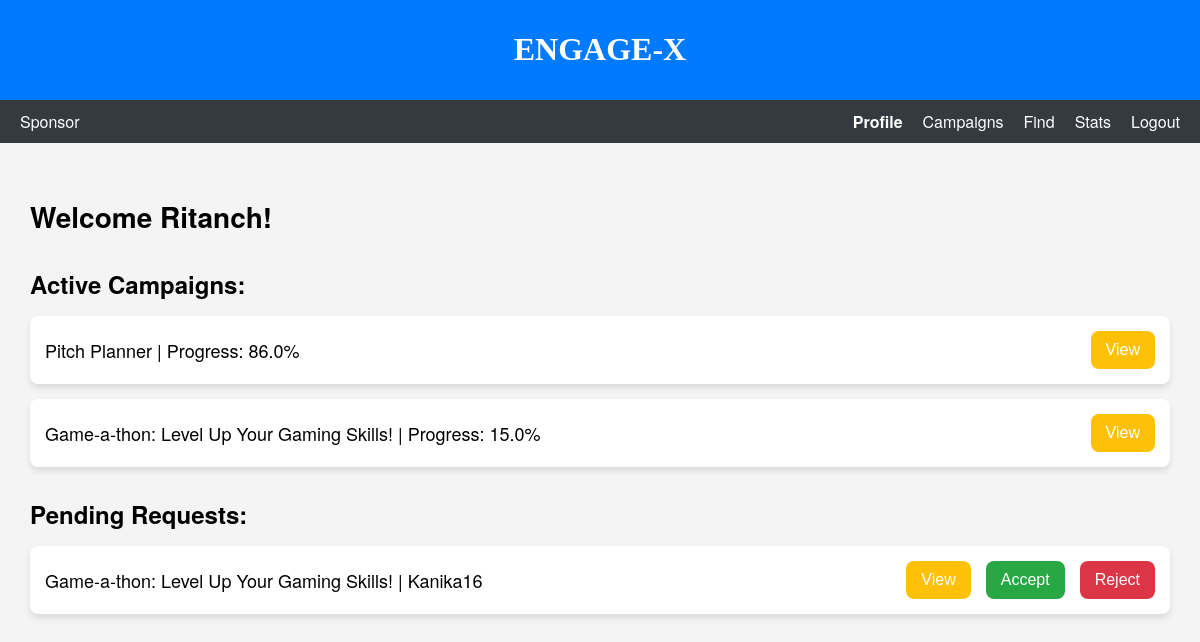
/sdashboard (signed in), run on the app's committed database.
### models.py (models this page shows, shortened)
class Profile(db.Model):
    __tablename__ = "profile"
    id = db.Column(db.Integer, primary_key=True, autoincrement=True)
    user_id = db.Column(db.Integer, db.ForeignKey("user.id"), nullable=False)
    name = db.Column(db.String, nullable=False)
    industry = db.Column(db.String)
    niche = db.Column(db.String)
    reach = db.Column(db.Integer)
    funds = db.Column(db.Float)
    user = db.relationship('User', back_populates='profile')

class Campaign(db.Model):
    __tablename__ = "campaign"
    id = db.Column(db.Integer, primary_key=True, autoincrement=True)
    sponsor_id = db.Column(db.Integer, db.ForeignKey("user.id"), nullable=False)
    title = db.Column(db.String, nullable=False)
    description = db.Column(db.String, nullable=False)
    goals = db.Column(db.Text, nullable=False)
    start_date = db.Column(db.String, nullable=False)
    days = db.Column(db.Integer, nullable=False)
    funds = db.Column(db.Float, nullable=False)
    visibility = db.Column(db.String, nullable=False)  # public or private
    sponsor = db.relationship('User', back_populates='campaigns')
    ad_requests = db.relationship('AdRequest', back_populates='campaign')
    def get_end_date(self):
        start_date_obj = datetime.strptime(self.start_date, "%Y-%m-%d")
        end_date_obj = start_date_obj + timedelta(days=self.days)
        return end_date_obj.strftime("%Y-%m-%d")
    def get_progress(self):
        start_date_obj = datetime.strptime(self.start_date, "%Y-%m-%d")
        today = datetime.today()
        elapsed_days = (today - start_date_obj).days
        progress = "{:.2f}".format((elapsed_days / self.days) * 100)  # Format progress to 2 decimal places
        progress = min(max(float(progress), 0), 100)  # Ensure progress is between 0 and 100
        return progress

class User(db.Model):
    __tablename__ = "user"
    id = db.Column(db.Integer, primary_key=True, autoincrement=True)
    username = db.Column(db.String, nullable=False)
    email = db.Column(db.String, nullable=False)
    role = db.Column(db.String, nullable=False) # admin , sponsor or influencer
    password = db.Column(db.String, nullable=False)
    is_flagged = db.Column(db.Boolean, default=False, nullable=False)  # New attribute for flagging users
    profile = db.relationship('Profile', back_populates='user', uselist=False)
    campaigns = db.relationship('Campaign', back_populates='sponsor')
    ad_requests = db.relationship('AdRequest', back_populates='influencer')

### app.py (the view)
@app.route('/sdashboard', methods = ['GET', 'POST'])
def sdashboard():
    sponsor = Profile.query.filter(Profile.user_id == current_userID).first()
    name = sponsor.name
    today = datetime.today()
    dat = Campaign.query.filter(Campaign.sponsor_id == current_userID).all()
    for campaign in dat:
        campaign.end_date = campaign.get_end_date()
        campaign.progress = campaign.get_progress()
    active_campaigns = [campaign for campaign in dat if datetime.strptime(campaign.start_date, "%Y-%m-%d")
                        <= today <= datetime.strptime(campaign.end_date, "%Y-%m-%d")]
    ad_requests = AdRequest.query.join(Campaign).filter(
        Campaign.sponsor_id == current_userID,
        AdRequest.initiator == 'influencer',
        AdRequest.status == 'Pending').all()
    requests_data = []
    for request in ad_requests:
        influencer = User.query.filter(User.id == request.influencer_id).first()
        requests_data.append({
            'campaign_title': request.campaign.title,
            'influencer_username': influencer.username,
            'request_id': request.id
        })
    today_date = today.strftime("%Y-%m-%d")
    return rt('sdashboard.html',
              name =name,
              campaigns = active_campaigns,
              requests = requests_data,
              today_date = today_date,
              userID = current_userID)

### templates/sdashboard.html (shortened to what this page needs)
<!DOCTYPE html>
<html lang="en">
<head>
    <link rel="stylesheet" href="/static/css/sdashboard.css">
</head>
<body>
    <header>
        <h1>ENGAGE-X</h1>
    </header>
    <nav class="navbar">
        <div class="navbar-left">
            <span>Sponsor</span>
        </div>
        <div class="navbar-right">
            <a href="#" class="active" id="profile-link">Profile</a>
            <a href="{{ url_for('scampaigns') }}" id="campaigns-link">Campaigns</a>
            <a href="{{ url_for('find_sponsor') }}" id="find-link">Find</a>
            <a href="#">Stats</a>
            <a href="{{ url_for('logout') }}">Logout</a>
        </div>
    </nav>
    <main>
        <div class="dashboard-container">
            <h2>Welcome {{ name }}!</h2>
            <section class="active-campaigns">
                <h3>Active Campaigns:</h3>
                {% if campaigns %}
                    {% for campaign in campaigns %}
                    <div class="campaign">
                        <span>{{ campaign.title }} | Progress: {{ campaign.progress }}%</span>
                        <button class="view-btn">View</button>
                    </div>
                    {% endfor %}
                {% else %}
                    <div class="campaign">
                        <span>No active campaigns</span>
                    </div>
                {% endif %}
            </section>
            <section class="pending-requests">
                <h3>Pending Requests:</h3>
                {% if requests %}
                    {% for request in requests %}
                    <div class="request">
                        <span>{{ request.campaign_title }} | {{ request.influencer_username }}</span>
                        <button class="view-btn">View</button>
                        <form action="{{ url_for('update_request_status', request_id=request.request_id, source = 'sponsor') }}" method="POST">
                            <button class="accept-btn" type="submit">Accept</button>
                        </form>
                        <form action="{{ url_for('update_request_status', request_id=request.request_id, source = 'sponsor') }}" method="POST">
                            <button class="reject-btn" type="submit">Reject</button>
                        </form>
                    </div>
                    {% endfor %}
                {% else %}
                    <div class="request">
                        <span>No Pending requests!!</span>
                    </div>
                {% endif %}
            </section>
        </div>
    </main>
</body>
</html>

### static/css/sdashboard.css (style rules this page uses)
body { font-family: 'Helvetica Neue', sans-serif; margin: 0; padding: 0; background-color: #f4f4f4; }
header { font-family: stylish; background-color: #007bff; color: white; padding: 10px 20px; text-align: center; }
.navbar { display: flex; justify-content: space-between; background-color: #343a40; color: white; padding: 10px 20px; }
.navbar-left { display: flex; align-items: center; }
.navbar-right { display: flex; align-items: center; }
.navbar-right a { color: white; text-decoration: none; margin-left: 20px; }
.navbar-right a.active { font-weight: bold; }
.dashboard-container { padding: 30px; }
.dashboard-container h2 { margin-bottom: 30px; font-size: 28px; }
.active-campaigns, .pending-requests { margin-bottom: 30px; }
.active-campaigns h3, .pending-requests h3 { margin-bottom: 15px; font-size: 24px; }
.campaign, .request { display: flex; align-items: center; justify-content: space-between; background-color: white; padding: 15px; margin-bottom: 15px; border-radius: 8px; box-shadow: 0 4px 6px rgba(0,0,0,0.1); }
.campaign span, .request span { flex-grow: 1; font-size: 18px; }
.view-btn, .accept-btn, .reject-btn { padding: 10px 15px; margin-left: 15px; border: none; border-radius: 8px; cursor: pointer; font-size: 16px; }
.view-btn { background-color: #ffc107; color: white; }
.accept-btn { background-color: #28a745; color: white; }
.reject-btn { background-color: #dc3545; color: white; }

### data on the page
Profile: name "Ritanch"
Campaign: title "Pitch Planner", progress "86.0"
Campaign: title "Game-a-thon: Level Up Your Gaming Skills!", progress "15.0", campaign_title "Game-a-thon: Level Up Your Gaming Skills!"
User: influencer_username "Kanika16"
